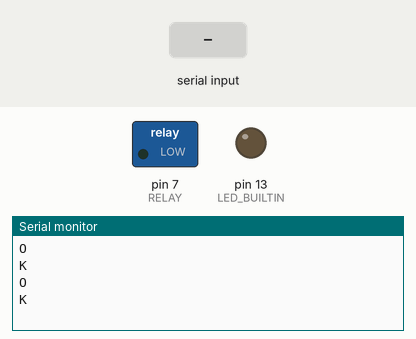
A sketch run on a simulated Arduino Uno, built with avr-gcc and run on an emulated ATmega328P. On the bench: switched loads named in the sketch (green lamp = pin HIGH), output pins drawn as LEDs (lit = HIGH), the last lines printed to the serial monitor. The test bench sets the inputs (shaded band). The modem accepts every AT command (registered, SIM ready, sends succeed) and sends nothing else.

Above: at 1.3 s.
1.4 s: "ON" received over the second serial link
At 2.6 s:
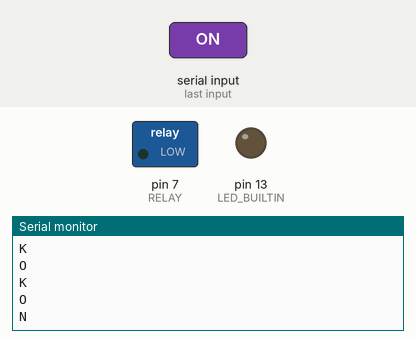
2.9 s: "OFF" received over the second serial link
At 4.0 s:
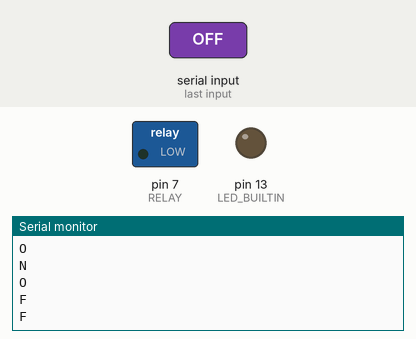
4.4 s: "1" received over the second serial link
At 5.5 s:
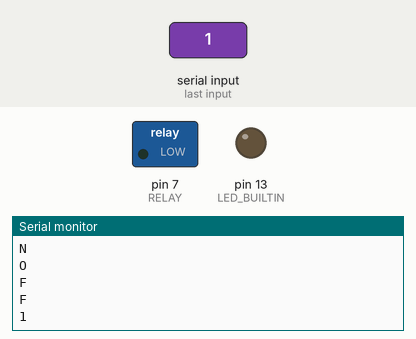

The sketch:

bulb_gsm.ino
```cpp
#include <SoftwareSerial.h>
#include <String.h>

SoftwareSerial SIM900A(10,11);
#define RELAY  7
int val = 0;
int rly = 0;
int len = 0;

void setup()
{
pinMode (LED_BUILTIN, OUTPUT);
Serial.begin (9600);
pinMode (RELAY, OUTPUT);
SIM900A.begin (9600);
SIM900A.println ("AT+CNMI=2,2,0,0,0");
delay (100);
SIM900A.print("AT+CMGF=1\r");

}

void loop()
{
   readsms();

}
void relayOn()
{
digitalWrite(RELAY,HIGH);
Serial.println("light on ");
rly=1;
}
void relayOff()
{
digitalWrite(RELAY,LOW);
Serial.println("light off ");
rly=0;
}
String readSIM900A()
{
String buffer;
while (SIM900A.available())
{
char c = SIM900A.read();
Serial.println(c);
buffer.concat(c);
delay(10);
}
return buffer;
}

void readsms()
{
String buffer = readSIM900A();
if (buffer.startsWith("\r\n+CMT: "))
{
Serial.println(buffer);
Serial.println ("*** RECEIVED A SMS ***");
len = buffer.length();
Serial.println (buffer.substring(len-5,len));
if(buffer.indexOf("ON")>0)
relayOn();
else if(buffer.indexOf("OFF")>0)
relayOff();
}
buffer.remove (0,len-1);
delay(100);
return 0;
}
```

Measured:
- after the input at 1.4 s, the serial monitor: prints a new line after 0.06 s (image 1)
- after the input at 2.9 s, the serial monitor: prints a new line after 0.08 s (image 2)
- after the input at 4.4 s, the serial monitor: prints a new line at once (image 3)
